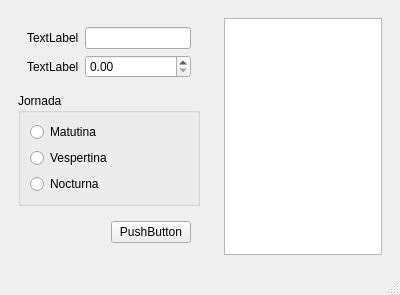
<?xml version="1.0" encoding="UTF-8"?>
<ui version="4.0">
 <class>Salarios2</class>
 <widget class="QMainWindow" name="Salarios2">
  <property name="geometry">
   <rect>
    <x>0</x>
    <y>0</y>
    <width>400</width>
    <height>295</height>
   </rect>
  </property>
  <property name="minimumSize">
   <size>
    <width>400</width>
    <height>0</height>
   </size>
  </property>
  <property name="windowTitle">
   <string>Salarios2</string>
  </property>
  <widget class="QWidget" name="centralwidget">
   <layout class="QHBoxLayout" name="horizontalLayout_2">
    <item>
     <widget class="QWidget" name="widget" native="true">
      <property name="minimumSize">
       <size>
        <width>200</width>
        <height>0</height>
       </size>
      </property>
      <property name="maximumSize">
       <size>
        <width>200</width>
        <height>16777215</height>
       </size>
      </property>
      <property name="styleSheet">
       <string notr="true"/>
      </property>
      <layout class="QVBoxLayout" name="verticalLayout_2">
       <item>
        <widget class="QWidget" name="widget_3" native="true">
         <property name="styleSheet">
          <string notr="true"/>
         </property>
         <layout class="QGridLayout" name="gridLayout">
          <item row="1" column="0">
           <widget class="QLabel" name="label_2">
            <property name="text">
             <string>TextLabel</string>
            </property>
           </widget>
          </item>
          <item row="1" column="1">
           <widget class="QDoubleSpinBox" name="doubleSpinBox"/>
          </item>
          <item row="0" column="1">
           <widget class="QLineEdit" name="lineEdit"/>
          </item>
          <item row="0" column="0">
           <widget class="QLabel" name="label">
            <property name="text">
             <string>TextLabel</string>
            </property>
           </widget>
          </item>
         </layout>
        </widget>
       </item>
       <item>
        <widget class="QGroupBox" name="groupBox">
         <property name="title">
          <string>Jornada</string>
         </property>
         <layout class="QVBoxLayout" name="verticalLayout">
          <item>
           <widget class="QRadioButton" name="radioButton">
            <property name="text">
             <string>Matutina</string>
            </property>
           </widget>
          </item>
          <item>
           <widget class="QRadioButton" name="radioButton_2">
            <property name="text">
             <string>Vespertina</string>
            </property>
           </widget>
          </item>
          <item>
           <widget class="QRadioButton" name="radioButton_3">
            <property name="text">
             <string>Nocturna</string>
            </property>
           </widget>
          </item>
         </layout>
        </widget>
       </item>
       <item>
        <widget class="QWidget" name="widget_5" native="true">
         <property name="styleSheet">
          <string notr="true">
</string>
         </property>
         <layout class="QHBoxLayout" name="horizontalLayout">
          <item>
           <spacer name="horizontalSpacer">
            <property name="orientation">
             <enum>Qt::Horizontal</enum>
            </property>
            <property name="sizeHint" stdset="0">
             <size>
              <width>80</width>
              <height>20</height>
             </size>
            </property>
           </spacer>
          </item>
          <item>
           <widget class="QPushButton" name="pushButton">
            <property name="text">
             <string>PushButton</string>
            </property>
           </widget>
          </item>
         </layout>
        </widget>
       </item>
       <item>
        <spacer name="verticalSpacer">
         <property name="orientation">
          <enum>Qt::Vertical</enum>
         </property>
         <property name="sizeHint" stdset="0">
          <size>
           <width>20</width>
           <height>13</height>
          </size>
         </property>
        </spacer>
       </item>
      </layout>
     </widget>
    </item>
    <item>
     <widget class="QWidget" name="widget_2" native="true">
      <property name="styleSheet">
       <string notr="true"/>
      </property>
      <layout class="QVBoxLayout" name="verticalLayout_3">
       <item>
        <widget class="QPlainTextEdit" name="plainTextEdit"/>
       </item>
      </layout>
     </widget>
    </item>
   </layout>
  </widget>
  <widget class="QMenuBar" name="menubar">
   <property name="geometry">
    <rect>
     <x>0</x>
     <y>0</y>
     <width>400</width>
     <height>21</height>
    </rect>
   </property>
  </widget>
  <widget class="QStatusBar" name="statusbar"/>
 </widget>
 <resources/>
 <connections/>
</ui>
